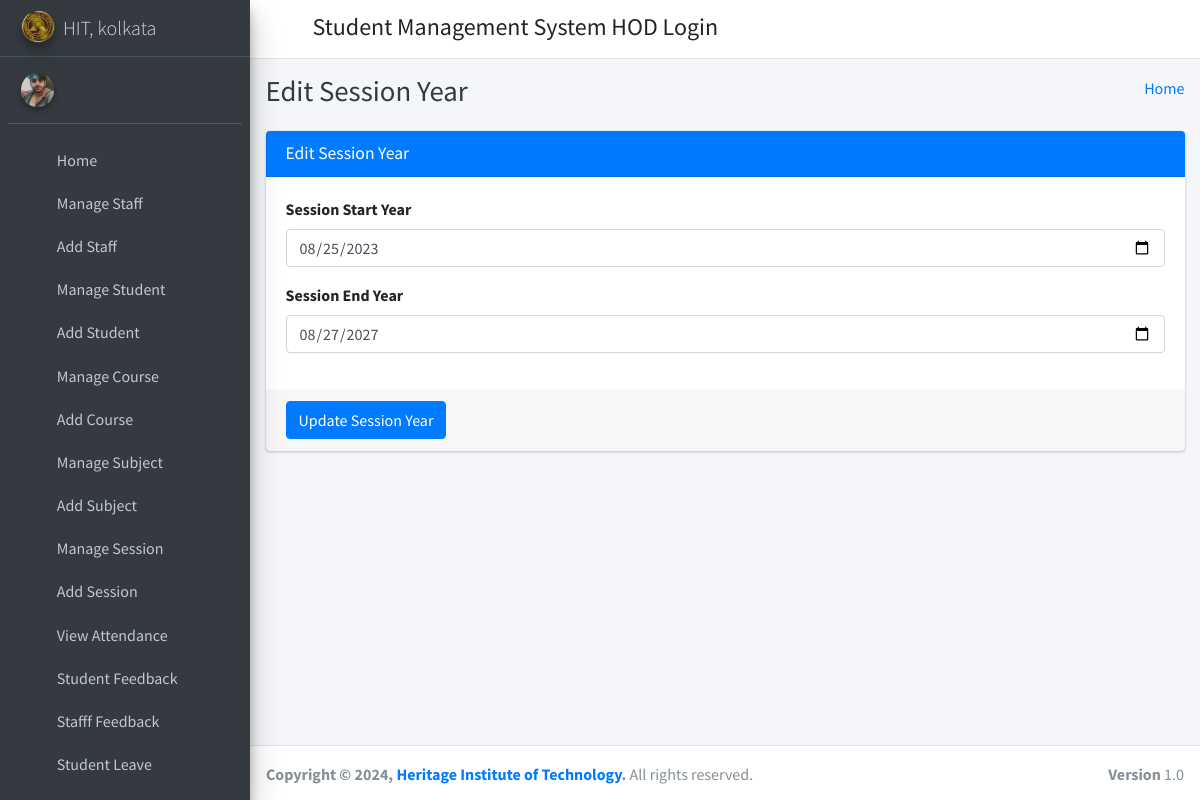
Screenshot of /edit_session/1 (signed in) with the database file from the repository.
### student_management_app/models.py (models this page shows)
class SessionYearModel(models.Model):
    id = models.AutoField(primary_key=True)
    session_start_year = models.DateField()
    session_end_year = models.DateField()
    objects = models.Manager()

### student_management_app/HodViews.py (the view)
# urls.py: path('edit_session/<session_id>', HodViews.edit_session, name="edit_session"),
def edit_session(request, session_id):
    session_year = SessionYearModel.objects.get(id=session_id)
    context = {
        "session_year": session_year
    }
    return render(request, "hod_template/edit_session_template.html", context)

### student_management_app/LoginCheckMiddleWare.py (called while the page is built, shortened)
    def process_view(self, request, view_func, view_args, view_kwargs):
        modulename = view_func.__module__
        user = request.user
        if user.is_authenticated:
            if user.user_type == "1":
                if modulename == "student_management_app.HodViews":
                    pass
                elif modulename == "student_management_app.views" or modulename == "django.views.static":
                    pass
                else:
                    return redirect("admin_home")
            else:
                return redirect("login")
        else:
            if request.path == reverse("login") or request.path == reverse("doLogin"):
                pass
            else:
                return redirect("login")

### student_management_app/templates/hod_template/edit_session_template.html (shortened to what this page needs)
{% extends 'hod_template/base_template.html' %}
{% block page_title %}
    Edit Session Year
{% endblock page_title %}
{% block main_content %}
{% load static %}
<section class="content">
        <div class="container-fluid">
            <div class="row">
                <div class="col-md-12">
                    <div class="card card-primary">
                    <div class="card-header">
                        <h3 class="card-title">Edit Session Year</h3>
                    </div>
                    <form role="form" method="POST" action="{% url 'edit_session_save' %}">
                        <div class="card-body">
                            <div class="form-group">
                                <label>Session Start Year </label>
                                <input type="date" class="form-control" name="session_start_year" value="{{ session_year.session_start_year|date:'Y-m-d' }}">
                            </div>
                            <div class="form-group">
                                <label>Session End Year </label>
                                <input type="date" class="form-control" name="session_end_year" value="{{ session_year.session_end_year|date:'Y-m-d' }}">
                            </div>
                        </div>
                        <div class="card-footer">
                        <button type="submit" class="btn btn-primary">Update Session Year</button>
                        </div>
                    </form>
                    </div>
                </div>
            </div>
        </div>
      </section>
  {% endblock main_content %}

### rows the page displays
SessionYearModel: session_start_year "08/25/2023", session_end_year "08/27/2027"
